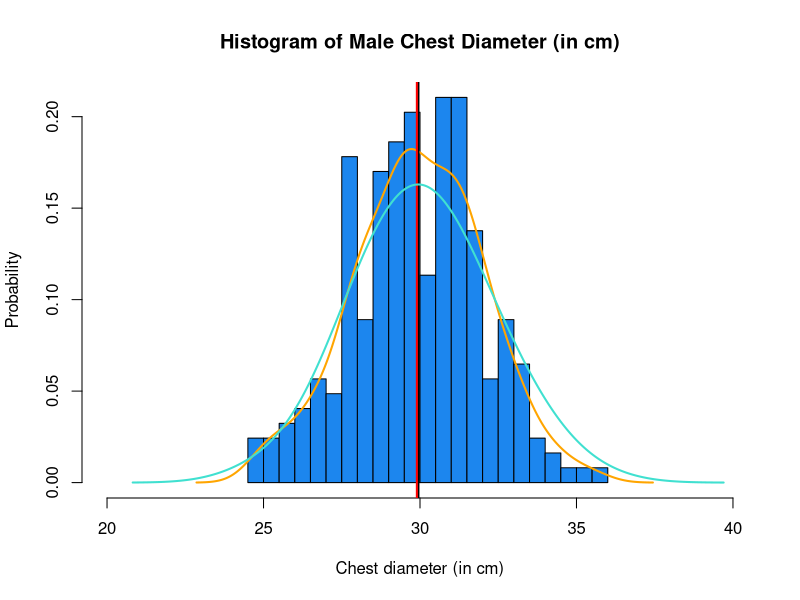
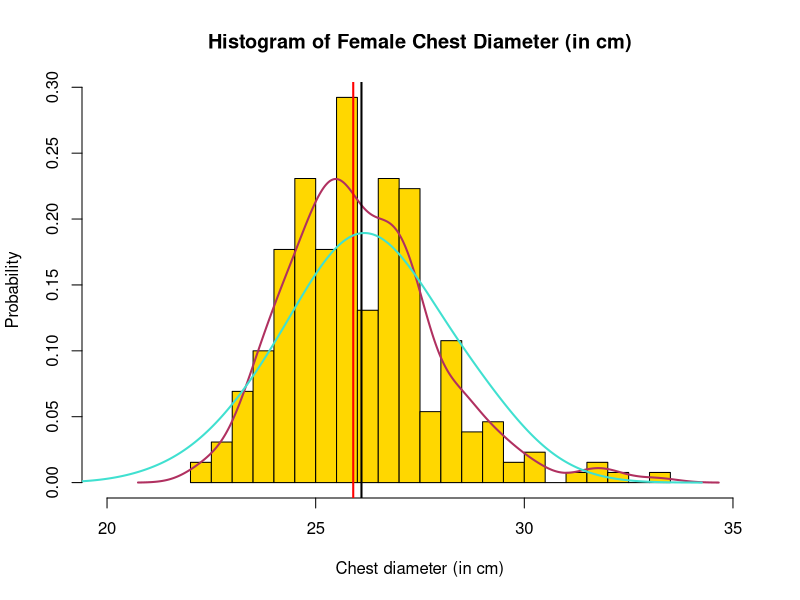

These figures' R source, in order:
## ---- chunk 1
# Loading dplyr for data manipulation and readr/readxl to read datafile (csv/excel file), plyr to count factors
library(dplyr)
library(readr)
library(readxl)
library(magrittr)


## ---- chunk 2
# This is a chunk for your Data section. 
# Reading file with:
data <- read_excel("bdims.xlsx") 

# Used head() function to see the 1st five rows of the dataset and to have a sense check of the data and our relevant variables.
head(data)

#Sex data is provided as numeric variable (0 and 1), so converted it to nominal variable where 0 denotes ‘Female’ and 1 denotes ‘Male’.  
# Converted numeric to factors, updated labelling
data$sex <- factor(data$sex,levels = c('1','0'),labels=c('Male','Female'))

#renamed the variable Chest_Diameter to Chest_Diameter for clarity of variable
colnames(data)[which(names(data) == "che.di")] <- "Chest_Diameter"

## ---- chunk 3
#Checked data post conversion 
head(data)
## ---- chunk 4
# This is a chunk for your Summary Statistics section. 
#Grouped the data by sex and calculated descriptive statistics
data %>% group_by(sex) %>% summarise(mean = mean(Chest_Diameter,na.rm = T),
                                    median = median(Chest_Diameter,na.rm=T),
                                     s.d. = sd(Chest_Diameter,na.rm=T) %>% round(2),
                                   first_quartile = quantile(Chest_Diameter,0.25,na.rm=T),
                                   third_quartile = quantile(Chest_Diameter,0.75,na.rm=T),
                                   IQR = IQR(Chest_Diameter,na.rm=T),
                                   min = min(Chest_Diameter,na.rm=T),
                                   max = max(Chest_Diameter,na.rm=T),
                                   count = n())


## ---- chunk 5

#Creating the subset according to gender as analysis required separately
#Male data
male <- subset(data$Chest_Diameter,data$sex=="Male")
#Female data
female <- subset(data$Chest_Diameter,data$sex=="Female")

#Plotting histogram with normal distribution curve for male data
hist(male,breaks = 20,xlim = c(20,40),probability = T,col="dodgerblue2",xlab="Chest diameter (in cm)", ylab = "Probability",main="Histogram of Male Chest Diameter (in cm)")
# plotting a density curve in orange colour
lines(density(male), col = "orange", lwd = 2)
#Plotting mean and median 
male %>% mean() %>% abline(v=.,col='black',lw=2)
male %>% median() %>% abline(v=.,col='red',lw=2)



# To compare the histogram to a normal distribution, we have generated a vector of normally distributed  numbers using rnorm function and using specification from male data. After that plotted it as a normal curve  over the histogram in turquoise colour
lines(density((rnorm(length(male),mean(male),sd(male))),adjust = 2), col = "turquoise", lwd = 2)



## ---- chunk 6

#Plotting histogram with normal distribution curve for female data
hist(female,breaks = 20,xlim=c(20,35),probability = T,col="gold",xlab="Chest diameter (in cm)", ylab = "Probability",main="Histogram of Female Chest Diameter (in cm)")
# plotting a density curve in maroon colour
lines(density(female), col = "maroon", lwd = 2)
#Plotting mean and median 
female %>% mean() %>% abline(v=.,col='black',lw=2)
female %>% median() %>% abline(v=.,col='red',lw=2)


# To compare the histogram to a normal distribution, we have generated a vector of normally distributed  numbers using rnorm function and using specification from female data. After that plotted it as a normal curve  over the histogram in turquoise colour.
lines(density((rnorm(length(female),mean(female),sd(female))),adjust = 2), col = "turquoise", lwd = 2)


